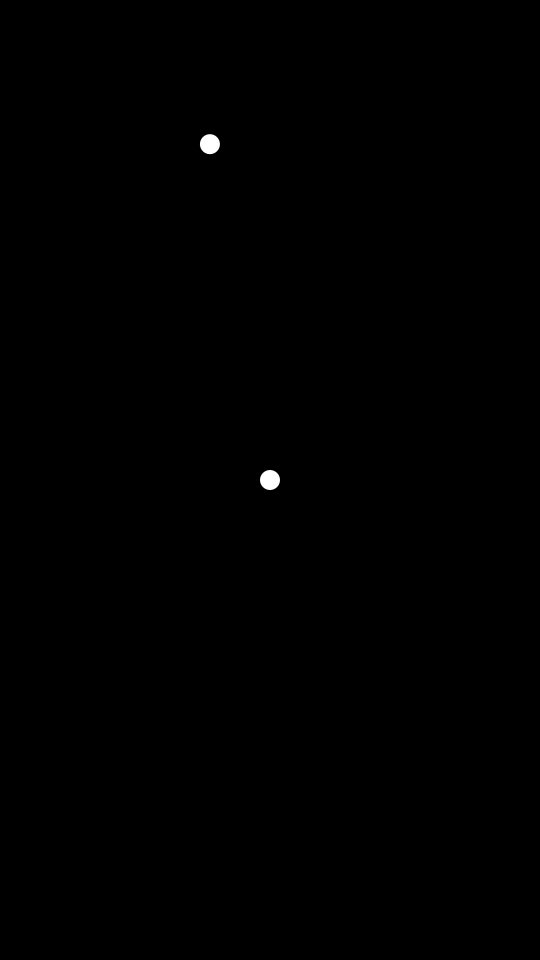
Frame 1 (no input)
Frame 60 (the mouse pressed at the canvas centre just before this capture): identical to frame 1, image omitted
Frame 120 (the mouse held since frame 60 and released just before this capture): identical to frame 1, image omitted

The Processing sketch that drew this single still picture (run headless with seeded random() and noise(); from frame 60 on, the mouse is pressed at the canvas centre):

// Processing sketch: Shooter
// ── Shooter.pde
Game game;
PVector movementStartPos;

void setup() {
  size(540, 960);
  colorMode(HSB);
  game = new Game();
}

void draw() {
  background(0);
  game.step();
  game.display();
}

void mousePressed() {
  movementStartPos = new PVector(mouseX, mouseY);
}

void mouseReleased() {
  PVector endPos = new PVector(mouseX, mouseY);
  if (PVector.dist(movementStartPos, endPos) > 150) {
    game.user.setDirection(endPos.sub(movementStartPos));
    game.user.move();
  } else {
    game.user.shoot(new PVector(mouseX, mouseY));
  }
}
// ── Ai.pde
public class Ai extends Player {
  public Ai(float x, float y) {
    super(x, y, 1, 20);
  }
}
// ── Bullet.pde
public class Bullet extends Movable {

  public Bullet(float x, float y, PVector direction) {
    super(x, y, direction, 5, 3);
  }

  public void display() {
    noStroke();
    fill(50, 255, 255);
    ellipse(pos.x, pos.y, size, size);
  }
}
// ── Game.pde
public class Game {
  public User user;
  private ArrayList<Player> players;
  private ArrayList<Bullet> bullets;

  public Game() {
    players = new ArrayList<Player>();
    bullets = new ArrayList<Bullet>();
    user = new User(width / 2, height / 2, 20);
    players.add(user);
    players.add(new Ai(random(100, width / 2), random(100, width / 2)));
  }

  public void addBullet(Bullet bullet) {
    bullets.add(bullet);
  }

  void step() {
    for (Player p : players) {
      for (int i = bullets.size() - 1; i >= 0; i--) {
        Bullet b = bullets.get(i);
        p.checkIfHitByBullet(b);
      }
    }
    for (int i = bullets.size() - 1; i >= 0; i--) {
      Bullet b = bullets.get(i);
      b.move();
      if (b.pos.x < b.size || b.pos.x > width - b.size*2 || b.pos.y < b.size || b.pos.y > height - b.size*2) {
        bullets.remove(i);
      }
    }
  }

  void display() {
    for (Player p : players) {
      p.display();
    }
    for (Bullet b : bullets) {
      b.display();
    }
  }
}
// ── GameElement.pde
public interface GameElement {
  public void display();
}
// ── Movable.pde
abstract class Movable implements GameElement {
  protected float speed, size;
  protected PVector pos, direction;

  Movable (float x, float y, PVector direction, float speed, float size) {
    pos = new PVector(x, y); 
    this.direction = direction;
    this.speed = speed;
    this.size = size;
  }

  public void move() {
    PVector vel = direction.copy().mult(speed);
    pos.set(min(width - size, max(0, pos.x + vel.x)), min(height - size, max(0, pos.y + vel.y)));
  }
}
// ── Player.pde
abstract class Player extends Movable {

  protected int life;

  protected Player(float x, float y, float speed, float size) {
    super(x, y, new PVector(0, -1), speed, size);
    this.life = 3;
  }

  public void display() {
    noStroke();
    fill(255, map(life, 3, 0, 0, 255), 255);
    ellipse(pos.x, pos.y, size, size);
  }

  public void shoot(PVector facing) {
    PVector direction = PVector.sub(facing, pos).normalize();
    game.addBullet(new Bullet(pos.x + direction.x * size, pos.y + direction.y * size, direction.copy()));
  }

  public void checkIfHitByBullet(Bullet bullet) {
    if (size > PVector.dist(bullet.pos, pos)) {
      takeDamage(1);
      game.bullets.remove(bullet);
    }
  }
  
  private void takeDamage(int damage) {
    life -= damage;
  }
}
// ── User.pde
public class User extends Player {

  public User(float x, float y, float size) {
    super(x, y, size, size);
  }
  
  public void setDirection(PVector swipeInput) {
    direction = swipeInput.normalize();
  }
}
